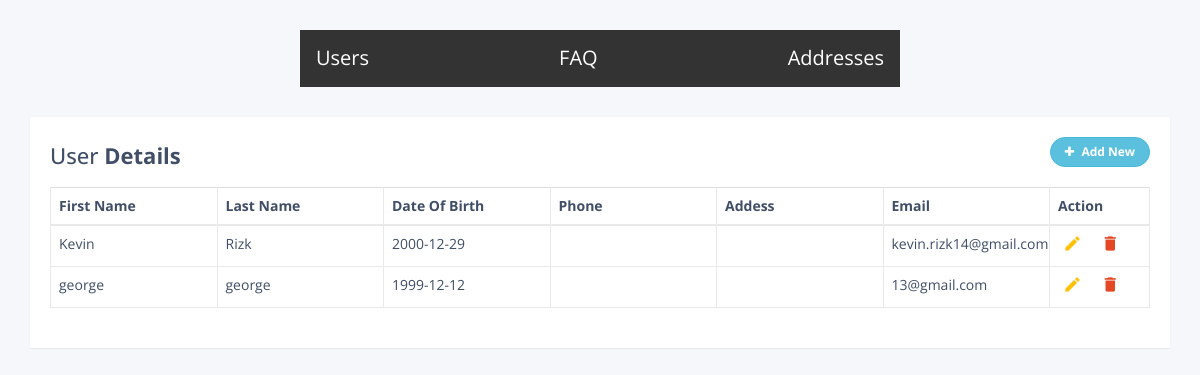
Page /dashboard-admin.php on the earlier database version.
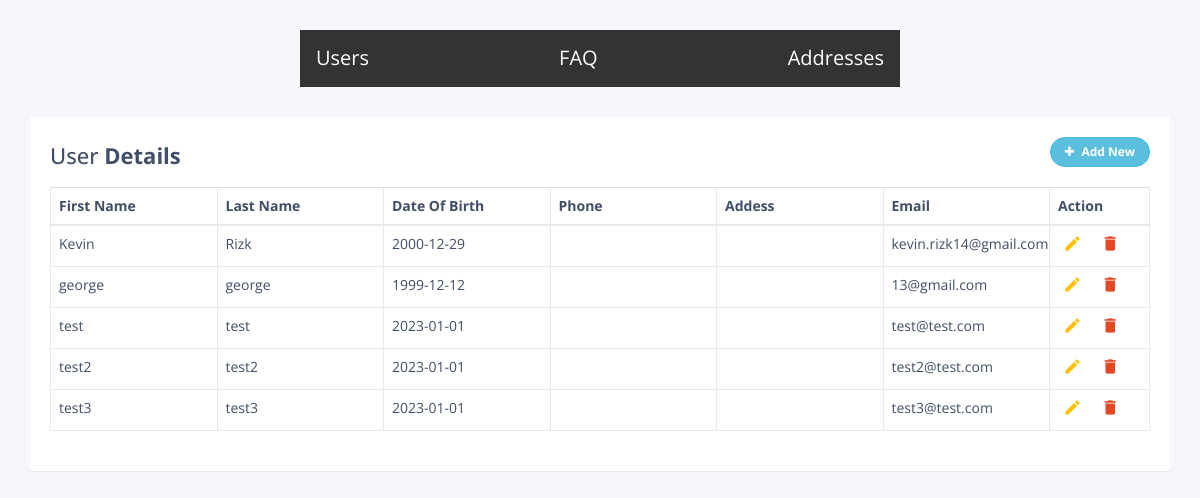
Same page on the later database version.
### tables this page shows
CREATE TABLE `users` (
  `id` int(11) NOT NULL,
  `firstName` varchar(100) NOT NULL,
  `lastName` varchar(100) NOT NULL,
  `dateOfBirth` date NOT NULL,
  `phone` varchar(32) DEFAULT NULL,
  `address` varchar(100) DEFAULT NULL,
  `email` varchar(100) NOT NULL,
  `admin` tinyint(1) NOT NULL DEFAULT 0,
  `password` varchar(100) NOT NULL,
  `idglasses` varchar(11) DEFAULT NULL,
  `Facebook` varchar(100) DEFAULT NULL,
  `Instagram` varchar(100) DEFAULT NULL,
  `Twitter` varchar(100) DEFAULT NULL
);

### dashboard-admin.php (the view, shortened to what this page needs)
<?php
$conn = OpenCon();
$query = "SELECT * FROM users";
$result = mysqli_query($conn, $query);
?>
<!DOCTYPE html>
<html lang="en">
<head>
<link rel="stylesheet" href="assets/style.css">
<link rel="stylesheet" href="https://maxcdn.bootstrapcdn.com/font-awesome/4.7.0/css/font-awesome.min.css">
<link rel="stylesheet" href="https://maxcdn.bootstrapcdn.com/bootstrap/3.3.7/css/bootstrap.min.css">
</head>
<body>
<nav class='admin-nav'>
  <ul>
    <li><a href="#">Users</a></li>
    <li><a href="#">FAQ</a></li>
    <li><a href="#">Addresses</a></li>
  </ul>
</nav>
    <div class="container">
        <div class="table-wrapper">
            <div class="table-title">
                <div class="row">
                    <div class="col-sm-8"><h2>User <b>Details</b></h2></div>
                    <div class="col-sm-4">
                        <a href='controller/add.php'><button type="button" class="btn btn-info add-new"><i class="fa fa-plus"></i> Add New</button></a>
                    </div>
                </div>
            </div>
            <table class="table table-bordered">
                <thead>
                    <tr>
                        <th>First Name</th>
                        <th>Last Name </th>
                        <th>Date Of Birth</th>
                        <th>Phone</th>
                        <th>Addess</th>
                        <th>Email</th>
                        <th>Action</th>
                    </tr>
                </thead>
                <tbody>
                    <?php
                    while($allusers = mysqli_fetch_assoc($result)){ ?>
                    <tr>
                        <td><?php echo $allusers['firstName'] ?></td>
                        <td><?php echo $allusers['lastName'] ?></td>
                        <td><?php echo $allusers['dateOfBirth'] ?></td>
                        <td><?php echo $allusers['phone'] ?></td>
                        <td><?php echo $allusers['address'] ?></td>
                        <td><?php echo $allusers['email'] ?></td>
                        <td>
                            <a href='controller/edit.php?id=<?php echo $allusers['id'];?>' class="edit" title="Edit" data-toggle="tooltip"><i class="material-icons">&#xE254;</i></a>
                            <a href='controller/delete.php?id=<?php echo $allusers['id'];?>' class="delete" title="Delete" data-toggle="tooltip"><i class="material-icons">&#xE872;</i></a>
                        </td>
                    </tr>
                    <?php } ?>
                </tbody>
            </table>
    </div>
        </div>
</body>
</html>

Differences in the rows shown:
added users: firstName "test", lastName "test", dateOfBirth "2023-01-01", email "test@test.com"
added users: firstName "test2", lastName "test2", dateOfBirth "2023-01-01", email "test2@test.com"
added users: firstName "test3", lastName "test3", dateOfBirth "2023-01-01", email "test3@test.com"
